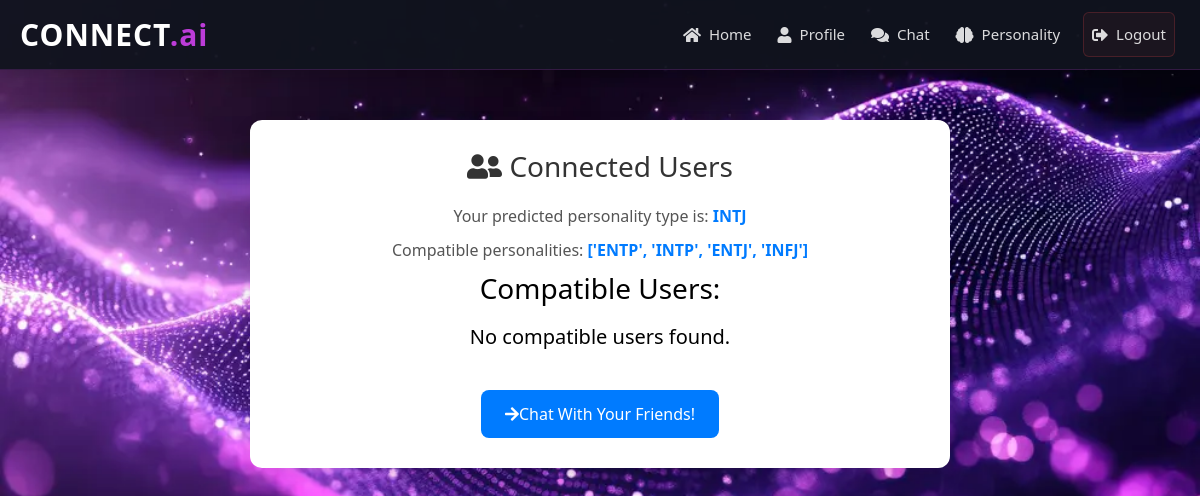
Page /home (signed in) on the earlier database version.
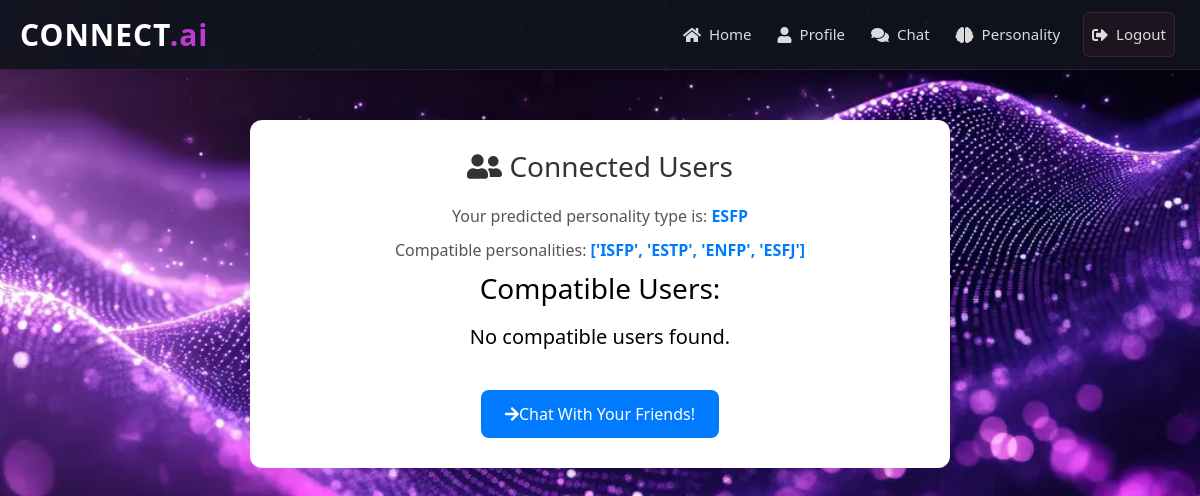
Same page on the later database version.
### base/models.py (models this page shows, shortened)
class Profile(models.Model):
    user = models.OneToOneField(User, on_delete=models.CASCADE)
    email = models.EmailField(max_length=254, blank=True)
    catchy_line = models.CharField(max_length=500, blank=True)
    avatar = models.ImageField(upload_to='avatars/', blank=True, null=True)
    personality_type = models.CharField(max_length=100, blank=True, null=True)

### base/views.py (the view)
# urls.py: path('home', views.home, name='home'),
def home(request):
    profile, created = Profile.objects.get_or_create(user=request.user)
    personality_type = profile.personality_type
    compatible_personalities = compatibility_matrix.get(profile.personality_type, [])
    compatible_users = Profile.objects.filter(personality_type__in=compatible_personalities).exclude(user=request.user)
    return render(request, 'home.html', {
        'predicted_type': personality_type,
        'compatible_personalities': compatible_personalities,
        'compatible_users': compatible_users
    })

### templates/home.html (shortened to what this page needs)
{% extends 'main.html' %}
{% block content %}
<link rel="stylesheet" href="https://cdnjs.cloudflare.com/ajax/libs/font-awesome/5.15.4/css/all.min.css" />
<div class="result-container">
    <h2><i class="fas fa-user-friends"></i> Connected Users</h2>
    {% if predicted_type %}
        <p>Your predicted personality type is: <strong>{{ predicted_type }}</strong></p>
        <p>Compatible personalities: <strong>{{ compatible_personalities }}</strong></p>
    {% else %}
        <p>No prediction available.</p>
    {% endif %}
    <h3 style="color: black;">Compatible Users:</h3>
    <ul style="color: black;">
        {% for user in compatible_users %}
            <li>
                <i style="color: black;" class="fas fa-user"></i>
                {{ user.user.username }} – <strong style="color: black;">{{ user.personality_type }}</strong>
            </li>
        {% empty %}
            <h5 style="color: black;">No compatible users found.</h5>
        {% endfor %}
    </ul>
    <a href="{% url 'connect' %}" class="btn-back"><i class="fas fa-arrow-right"></i>Chat With Your Friends!</a>
</div>
{% endblock %}

### templates/main.html (shortened to what this page needs)
<!DOCTYPE html>
{% load static %}
<html lang="en">
  <head>
    <link
      href="https://stackpath.bootstrapcdn.com/bootstrap/4.5.2/css/bootstrap.min.css"
      rel="stylesheet"
    />
    <link
      href="https://cdnjs.cloudflare.com/ajax/libs/bootstrap-icons/1.10.0/font/bootstrap-icons.min.css"
      rel="stylesheet"
    />
    <link rel="stylesheet" href="{% static 'styles/main.css' %}" />
    <link
      rel="stylesheet"
      href="https://cdnjs.cloudflare.com/ajax/libs/font-awesome/5.15.4/css/all.min.css"
    />
  </head>
  <body>
    <div class="container-custom">
      {% include 'navbar.html' %} {% block content %}{% endblock %}
    </div>
  </body>
</html>

### templates/navbar.html (shortened to what this page needs)
<nav class="navbar navbar-expand-lg navbar-custom">
  <div class="navbar-brand-container">
    <a class="brand-name" href="{% url 'home' %}">
      CONNECT<span class="alt-text">.ai</span>
    </a>
  </div>
  <div class="collapse navbar-collapse" id="navbarNav">
    <ul class="navbar-nav ml-auto">
      <li class="nav-item">
        <a class="nav-link" href="{% url 'home' %}">
          <i class="fas fa-home"></i>
          <span>Home</span>
        </a>
      </li>
      <li class="nav-item">
        <a class="nav-link" href="{% url 'profile' %}">
          <i class="fas fa-user"></i>
          <span>Profile</span>
        </a>
      </li>
      <li class="nav-item">
        <a class="nav-link" href="{% url 'room' %}">
          <i class="fas fa-comments"></i>
          <span>Chat</span>
        </a>
      </li>
      <li class="nav-item">
        <a class="nav-link" href="{% url 'personality_test' %}">
          <i class="fas fa-brain"></i>
          <span>Personality</span>
        </a>
      </li>
      <li class="nav-item logout-item">
        <a class="nav-link logout-link" href="#">
          <i class="fas fa-sign-out-alt"></i>
          <span>Logout</span>
        </a>
      </li>
    </ul>
  </div>
</nav>

### static/styles/main.css (style rules this page uses)
body { background-image: url("/static/background.jpg"); background-size: cover; background-repeat: no-repeat; background-position: center; font-family: "Roboto", "Times New Roman", Times, serif; background-color: #c9d1d9; color: #fff; }
.brand-name { font-weight: 900; font-size: 30px !important; color: #fff; text-decoration: none !important; }
.alt-text { color: #bc3cd8; }
.container-custom { width: 100%; margin: 0; }
h2 { font-size: 2.5em; margin-bottom: 20px; color: #c9d1d9; }
p { color: #c9d1d9; }
.navbar-custom { background-color: rgba(16, 20, 30, 0.95); padding: 12px 20px; box-shadow: 0 4px 20px rgba(0, 0, 0, 0.2); border-bottom: 1px solid rgba(188, 60, 216, 0.2); transition: all 0.3s ease; }
.navbar-brand-container { display: flex; align-items: center; }
.brand-name { font-size: 24px; font-weight: 700; color: #ffffff; text-decoration: none; letter-spacing: 1px; transition: all 0.3s ease; }
.alt-text { color: #bc3cd8; font-weight: 700; }
.navbar-nav { align-items: center; }
.nav-item { margin: 0 5px; position: relative; }
.nav-link { color: rgba(255, 255, 255, 0.85); font-weight: 500; font-size: 15px; padding: 10px 15px; border-radius: 6px; transition: all 0.3s ease; display: flex; align-items: center; gap: 8px; }
.nav-link i { font-size: 16px; }
.logout-item { margin-left: 10px; }
.logout-link { background: rgba(255, 76, 76, 0.05); border: 1px solid rgba(255, 76, 76, 0.2); color: rgba(255, 255, 255, 0.85); border-radius: 6px; }
.result-container { max-width: 900px; margin: 40px auto; padding: 20px; }
.btn-back { display: inline-block; background-color: #007bff; color: #ffffff; border: none; padding: 10px 20px; text-align: center; text-decoration: none; font-size: 16px; border-radius: 4px; cursor: pointer; transition: background-color 0.3s ease; }

### templates/home.html (style rules this page uses)
body { background-color: #f2f6fc; font-family: 'Segoe UI', Tahoma, Geneva, Verdana, sans-serif; margin: 0; padding: 0; }
.result-container { background: #fff; border-radius: 12px; padding: 30px; max-width: 700px; margin: 50px auto; box-shadow: 0 8px 20px rgba(0, 0, 0, 0.1); text-align: center; }
.result-container h2 { margin-bottom: 20px; font-size: 28px; color: #333; }
.result-container p { font-size: 16px; color: #555; margin: 10px 0; }
.result-container strong { color: #007bff; }
.result-container ul { list-style-type: none; padding: 0; margin-top: 20px; }
.btn-back { display: inline-block; margin-top: 25px; padding: 12px 24px; background-color: #007bff; color: #fff; text-decoration: none; border-radius: 8px; transition: background-color 0.3s ease; }

Differences in the rows shown:
changed Profile: personality_type "INTJ" → "ESFP"
Other differences:
{{ compatible_personalities }}: "['ENTP', 'INTP', 'ENTJ', 'INFJ']" → "['ISFP', 'ESTP', 'ENFP', 'ESFJ']"
